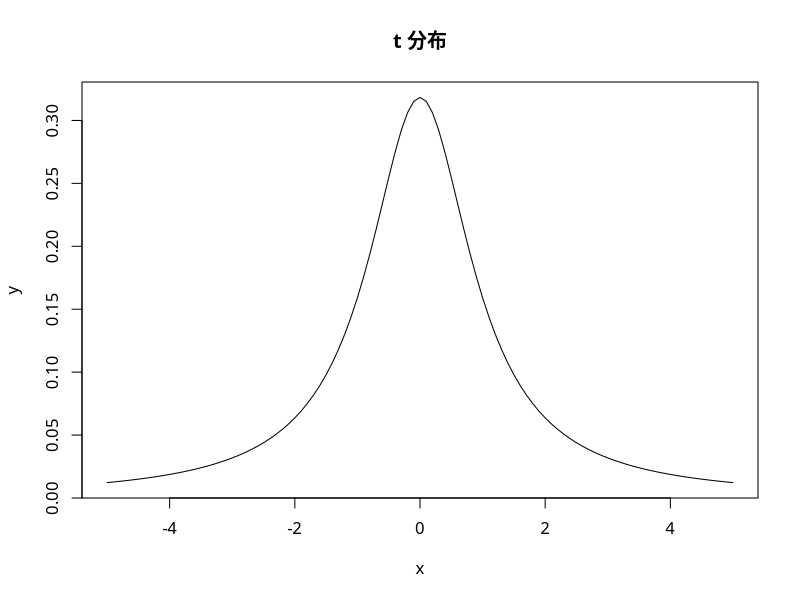

R code for this plot:
x = seq(-5,5,by=0.1)
y = dt(x,1,log=FALSE)
par(family="HiraMaruProN-W4")                  
plot(x,y,type='l',xlab='x',ylab='y',main='t 分布')
